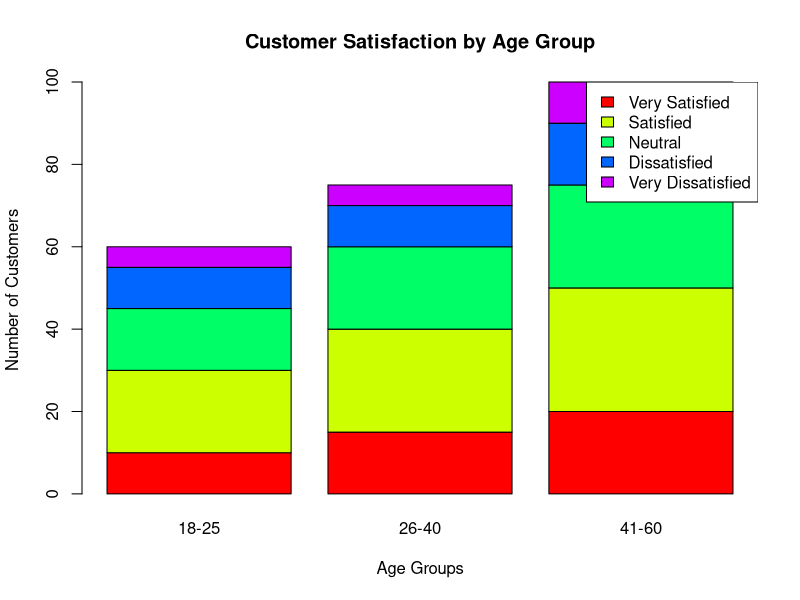

Generate this figure with R:
# Sample data (rows = satisfaction levels, columns = age groups)
data <- matrix(c(10, 15, 20,   # Very Satisfied
                 20, 25, 30,   # Satisfied
                 15, 20, 25,   # Neutral
                 10, 10, 15,   # Dissatisfied
                 5,  5,  10),  # Very Dissatisfied
               nrow = 5, byrow = TRUE)

# Row and column names
rownames(data) <- c("Very Satisfied", "Satisfied", "Neutral",
                    "Dissatisfied", "Very Dissatisfied")

colnames(data) <- c("18-25", "26-40", "41-60")

# Create stacked bar chart
barplot(data,
        col = rainbow(5),
        main = "Customer Satisfaction by Age Group",
        xlab = "Age Groups",
        ylab = "Number of Customers")

# Add legend
legend("topright",
       legend = rownames(data),
       fill = rainbow(5))
